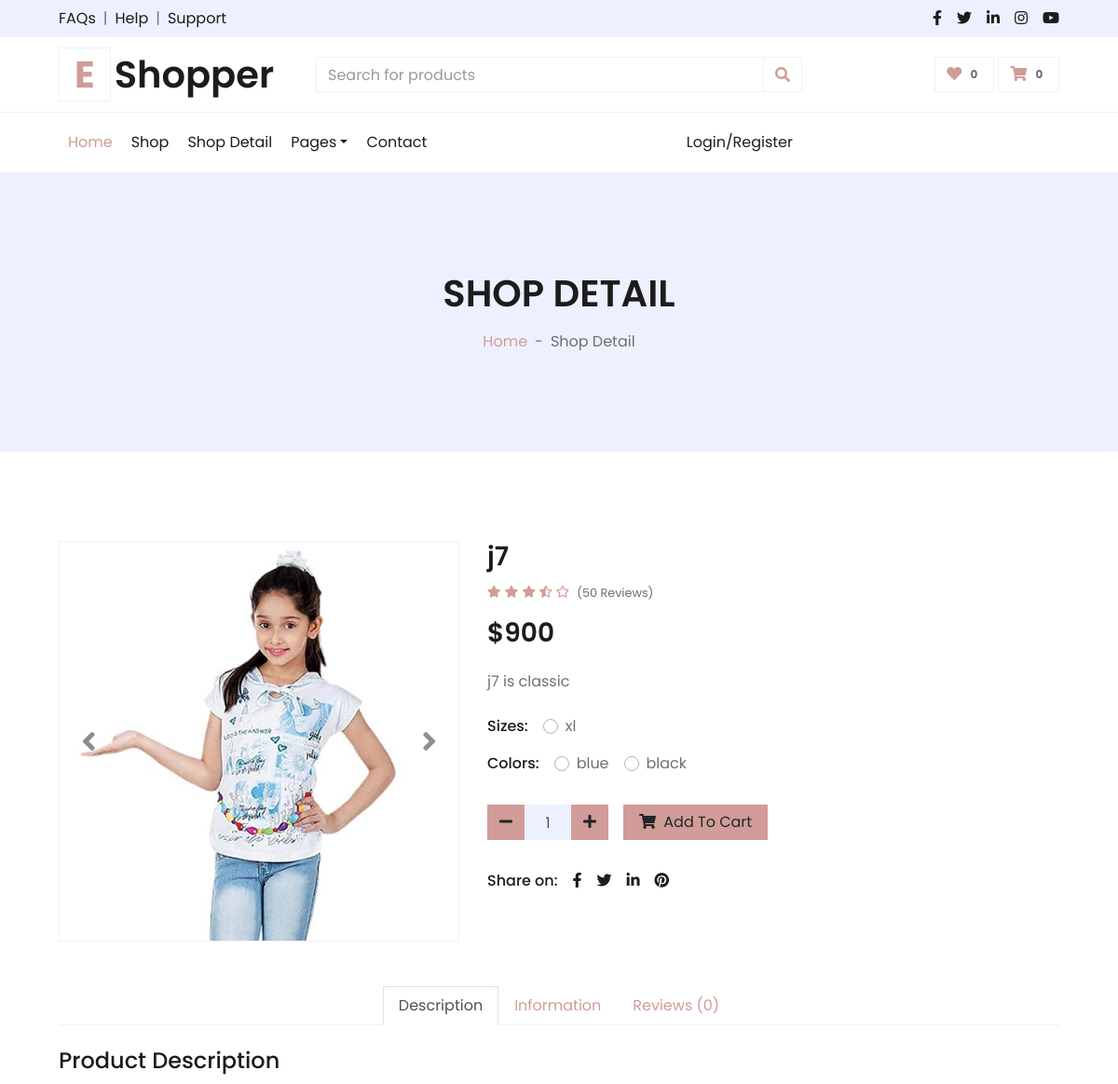
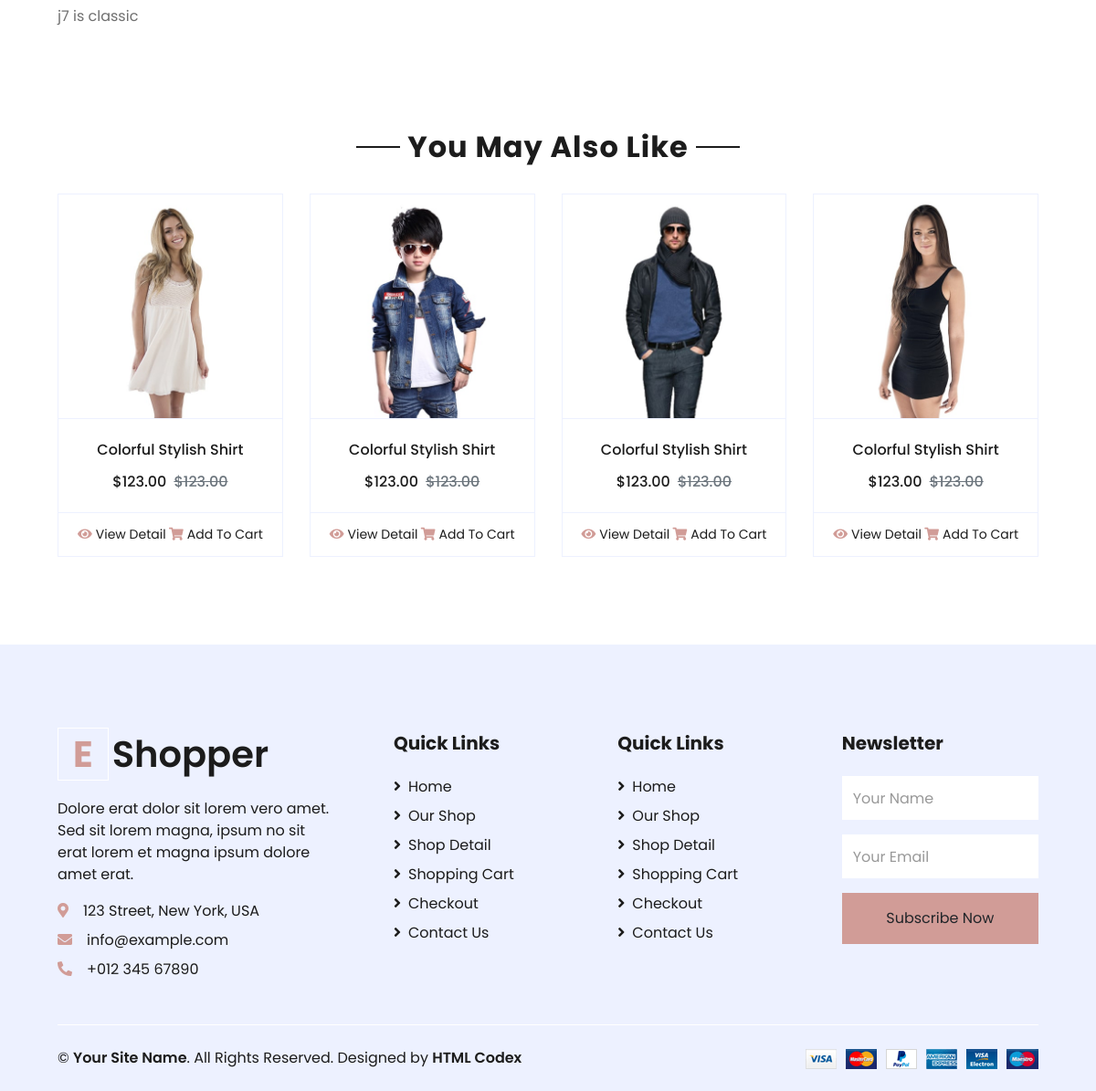
The app's page /product/detail/3 with its own data (2 pictures, top to bottom).
### products/models.py (models this page shows, shortened)
class Product(models.Model):
    title = models.CharField(max_length=30)
    category = models.ManyToManyField(Category,related_name="products",blank=True)
    description = models.TextField()
    price = models.IntegerField()
    discount = models.SmallIntegerField(blank=True, null=True)
    color=models.ManyToManyField(Color,blank=True, related_name="products")
    size=models.ManyToManyField(Size, blank=True, related_name="products")
    created_at =models.DateTimeField(auto_now_add=True, null=True,blank=True)
    class Meta:
        verbose_name="محصول"
        verbose_name_plural="محصولات"
        ordering = ("-created_at",)

class Image(models.Model):
        product = models.ForeignKey('Product',on_delete=models.CASCADE,related_name="images",null=True)
        title = models.CharField(max_length=30)
        image = models.ImageField(upload_to="products")
        class Meta:
            verbose_name = "عکس"
            verbose_name_plural = "عکس ها"

class Size(models.Model):
    title = models.CharField(max_length=30)
    class Meta:
        verbose_name="سایز"
        verbose_name_plural="سایزها"

class Color(models.Model):
    title = models.CharField(max_length=30)
    class Meta:
        verbose_name="رنگ"
        verbose_name_plural="رنگ ها"

### products/views.py (the view)
# urls.py: path("detail/<int:pk>",ProductDetailView.as_view(),name="detail"),
class ProductDetailView(DetailView):
    model = Product

### products/templates/products/product_detail.html (shortened to what this page needs)
{% extends "base.html" %}
{% load render_partial %}
{% block content %}
    <div class="container-fluid bg-secondary mb-5" style="margin-top:-3rem">
        <div class="d-flex flex-column align-items-center justify-content-center" style="min-height: 300px">
            <h1 class="font-weight-semi-bold text-uppercase mb-3">Shop Detail</h1>
            <div class="d-inline-flex">
                <p class="m-0"><a href="">Home</a></p>
                <p class="m-0 px-2">-</p>
                <p class="m-0">Shop Detail</p>
            </div>
        </div>
    </div>
    <div class="container-fluid py-5">
        <div class="row px-xl-5">
            <div class="col-lg-5 pb-5">
                <div id="product-carousel" class="carousel slide" data-ride="carousel">
                    <div class="carousel-inner border">
                        <div class="carousel-item active">
                            <img class="w-100 h-100" src="{{ product.images.first.image.url }}"
                                 alt="{{ product.images.first.title }}">
                        </div>
                    </div>
                    <a class="carousel-control-prev" href="#product-carousel" data-slide="prev">
                        <i class="fa fa-2x fa-angle-left text-dark"></i>
                    </a>
                    <a class="carousel-control-next" href="#product-carousel" data-slide="next">
                        <i class="fa fa-2x fa-angle-right text-dark"></i>
                    </a>
                </div>
            </div>
            <div class="col-lg-7 pb-5">
                <h3 class="font-weight-semi-bold">{{ product.title }}</h3>
                <div class="d-flex mb-3">
                    <div class="text-primary mr-2">
                        <small class="fas fa-star"></small>
                        <small class="fas fa-star"></small>
                        <small class="fas fa-star"></small>
                        <small class="fas fa-star-half-alt"></small>
                        <small class="far fa-star"></small>
                    </div>
                    <small class="pt-1">(50 Reviews)</small>
                </div>
                <h3 class="font-weight-semi-bold mb-4">${{ product.price }}</h3>
                <p class="mb-4">{{ product.description|truncatewords:5 }}</p>
                <form action="{% url 'cart:cart_add' product.id %} " method="post">
                    <div class="d-flex mb-3">
                        {% if product.size.all %}
                            <p class="text-dark font-weight-medium mb-0 mr-3">Sizes:</p>
                        {% endif %}
                        {% for size in product.size.all %}
                            <div class="custom-control custom-radio custom-control-inline">
                                <label class="custom-control-label" for="{{ size.title }}">{{ size.title }}</label>
                            </div>
                        {% endfor %}
                    </div>
                    <div class="d-flex mb-4">
                        {% if product.color.all %}
                            <p class="text-dark font-weight-medium mb-0 mr-3">Colors:</p>
                        {% endif %}
                        {% for color in product.color.all %}
                            <div class="custom-control custom-radio custom-control-inline">
                                <label class="custom-control-label" for="{{ color.title }}">{{ color.title }}</label>
                            </div>
                        {% endfor %}
                    </div>
                    <div class="d-flex align-items-center mb-4 pt-2">
                        <div class="input-group quantity mr-3" style="width: 130px;">
                            <div class="input-group-btn">
                                <button type="button" class="btn btn-primary btn-minus">
                                    <i class="fa fa-minus"></i>
                                </button>
                            </div>
                            <input type="text" name="quantity" class="form-control bg-secondary text-center" value="1">
                            <div class="input-group-btn">
                                <button type="button" class="btn btn-primary btn-plus">
                                    <i class="fa fa-plus"></i>
                                </button>
                            </div>
                        </div>
                        <button class="btn btn-primary px-3"><i class="fa fa-shopping-cart mr-1"></i> Add To Cart
                        </button>
                    </div>
                </form>
                <div class="d-flex pt-2">
                    <p class="text-dark font-weight-medium mb-0 mr-2">Share on:</p>
                    <div class="d-inline-flex">
                        <a class="text-dark px-2" href="">
                            <i class="fab fa-facebook-f"></i>
                        </a>
                        <a class="text-dark px-2" href="">
                            <i class="fab fa-twitter"></i>
                        </a>
                        <a class="text-dark px-2" href="">
                            <i class="fab fa-linkedin-in"></i>
                        </a>
                        <a class="text-dark px-2" href="">
                            <i class="fab fa-pinterest"></i>
                        </a>
                    </div>
                </div>
            </div>
        </div>
        <div class="row px-xl-5">
            <div class="col">
                <div class="nav nav-tabs justify-content-center border-secondary mb-4">
                    <a class="nav-item nav-link active" data-toggle="tab" href="#tab-pane-1">Description</a>
                    <a class="nav-item nav-link" data-toggle="tab" href="#tab-pane-2">Information</a>
                    <a class="nav-item nav-link" data-toggle="tab" href="#tab-pane-3">Reviews (0)</a>
                </div>
                <div class="tab-content">
                    <div class="tab-pane fade show active" id="tab-pane-1">
                        <h4 class="mb-3">Product Description</h4>
                        <p>{{ product.description }}</p>
                    </div>
                </div>
            </div>
        </div>
    </div>
    <div class="container-fluid py-5">
        <div class="text-center mb-4">
            <h2 class="section-title px-5"><span class="px-2">You May Also Like</span></h2>
        </div>
        <div class="row px-xl-5">
            <div class="col">
                <div class="owl-carousel related-carousel">
                    <div class="card product-item border-0">
                        <div class="card-header product-img position-relative overflow-hidden bg-transparent border p-0">
                            <img class="img-fluid w-100" src="img/product-1.jpg" alt="">
                        </div>
                        <div class="card-body border-left border-right text-center p-0 pt-4 pb-3">
                            <h6 class="text-truncate mb-3">Colorful Stylish Shirt</h6>
                            <div class="d-flex justify-content-center">
                                <h6>$123.00</h6>
                                <h6 class="text-muted ml-2">
                                    <del>$123.00</del>
                                </h6>
                            </div>
                        </div>
                        <div class="card-footer d-flex justify-content-between bg-light border">
                            <a href="" class="btn btn-sm text-dark p-0"><i class="fas fa-eye text-primary mr-1"></i>View
                                Detail</a>
                            <a href="" class="btn btn-sm text-dark p-0"><i
                                    class="fas fa-shopping-cart text-primary mr-1"></i>Add To Cart</a>
                        </div>
                    </div>
                    <div class="card product-item border-0">
                        <div class="card-header product-img position-relative overflow-hidden bg-transparent border p-0">
                            <img class="img-fluid w-100" src="img/product-2.jpg" alt="">
                        </div>
                        <div class="card-body border-left border-right text-center p-0 pt-4 pb-3">
                            <h6 class="text-truncate mb-3">Colorful Stylish Shirt</h6>
                            <div class="d-flex justify-content-center">
                                <h6>$123.00</h6>
                                <h6 class="text-muted ml-2">
                                    <del>$123.00</del>
                                </h6>
                            </div>
                        </div>
                        <div class="card-footer d-flex justify-content-between bg-light border">
                            <a href="" class="btn btn-sm text-dark p-0"><i class="fas fa-eye text-primary mr-1"></i>View
                                Detail</a>
                            <a href="" class="btn btn-sm text-dark p-0"><i
                                    class="fas fa-shopping-cart text-primary mr-1"></i>Add To Cart</a>
                        </div>
                    </div>
                    <div class="card product-item border-0">
                        <div class="card-header product-img position-relative overflow-hidden bg-transparent border p-0">
                            <img class="img-fluid w-100" src="img/product-3.jpg" alt="">
                        </div>
                        <div class="card-body border-left border-right text-center p-0 pt-4 pb-3">
                            <h6 class="text-truncate mb-3">Colorful Stylish Shirt</h6>
                            <div class="d-flex justify-content-center">
                                <h6>$123.00</h6>
                                <h6 class="text-muted ml-2">
                                    <del>$123.00</del>
                                </h6>
                            </div>
                        </div>
                        <div class="card-footer d-flex justify-content-between bg-light border">
                            <a href="" class="btn btn-sm text-dark p-0"><i class="fas fa-eye text-primary mr-1"></i>View
                                Detail</a>
                            <a href="" class="btn btn-sm text-dark p-0"><i
                                    class="fas fa-shopping-cart text-primary mr-1"></i>Add To Cart</a>
                        </div>
                    </div>
                    <div class="card product-item border-0">
                        <div class="card-header product-img position-relative overflow-hidden bg-transparent border p-0">
                            <img class="img-fluid w-100" src="img/product-4.jpg" alt="">
                        </div>
                        <div class="card-body border-left border-right text-center p-0 pt-4 pb-3">
                            <h6 class="text-truncate mb-3">Colorful Stylish Shirt</h6>
                            <div class="d-flex justify-content-center">
                                <h6>$123.00</h6>
                                <h6 class="text-muted ml-2">
                                    <del>$123.00</del>
                                </h6>
                            </div>
                        </div>
                        <div class="card-footer d-flex justify-content-between bg-light border">
                            <a href="" class="btn btn-sm text-dark p-0"><i class="fas fa-eye text-primary mr-1"></i>View
                                Detail</a>
                            <a href="" class="btn btn-sm text-dark p-0"><i
                                    class="fas fa-shopping-cart text-primary mr-1"></i>Add To Cart</a>
                        </div>
                    </div>
                </div>
            </div>
        </div>
    </div>
{% endblock %}

### records on screen
Product: images.first.image (picture), title "j7", price "900", description "j7 is classic"
Size: title "xl"
Color: title "blue"
Color: title "black"
